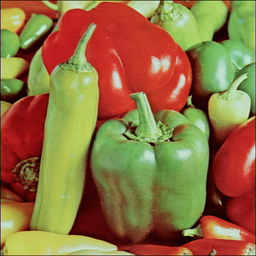
//> input picture code/methodes_classiques/images/peppers.png, 256 x 256 px
$ ./main images/peppers.png   (built with g++ and OpenCV 4)
//> lines starting //> are read from the running program, lines starting //| are printed output that depends on the picture; after the words box and inside, x2 and y2 are one past the last pixel; in counts of white or black regions, pixels touching at a corner belong together
### code/methodes_classiques/library/include/lib.h
#ifndef LIB_H
#define LIB_H

#include <opencv2/opencv.hpp>

void bilateral(const cv::Mat & image, cv::Mat & out, int d, double color, double space);
float gaussian(float x, float sigma);
void ajouterBruitSelEtPoivre(cv::Mat& imageRef, cv::Mat& image, double pourcentageBruit);
void ajouterBruitGaussian(cv::Mat& imageRef, cv::Mat& image, double valeurMoyenne);
void ajouterBruitPoisson(cv::Mat& imageRef, cv::Mat& image, double valeurMoyenne);
#endif // LIB_H

### code/methodes_classiques/library/lib.cpp
#include <lib.h>
#include <random>

void bilateral(const cv::Mat & image, cv::Mat & out, int d, double color, double space)
{
	int w = image.cols;
	int h = image.rows;

	for (int row=0; row<h; ++row)
	{
		for (int col=0; col<w; ++col)
		{
			float norm = 0.0f;
			cv::Vec3i filtered;

			for (int dy=-d/2; dy<d/2; ++dy)
			{
				for (int dx=-d/2; dx<d/2; ++dx)
				{
					int x = col + dx;
					int y = row + dy;
					if (x < 0 || x >= w || y < 0 || y >= h)
						continue;

					const auto & px1 = image.at<cv::Vec3b>(row, col);
					const auto & px2 = image.at<cv::Vec3b>(y, x);
					int intensityDistance = std::abs(static_cast<int>(px1[0]+px1[1]+px1[2]) - static_cast<int>(px2[0]+px2[1]+px2[2]));

					float intensityWeight = gaussian(intensityDistance, color);
					float spatialWeight = gaussian(sqrt(dy*dy+dx*dx), space);

					float weight = spatialWeight * intensityWeight;
					norm += weight;
					filtered += weight * image.at<cv::Vec3b>(y, x);
				}
			}

			out.at<cv::Vec3b>(row, col) = filtered/norm;
		}
	}
}

float gaussian(float x, float sigma)
{
	return exp(-(x * x) / (2.0f * sigma * sigma));
}

void ajouterBruitPoisson(cv::Mat& imageRef, cv::Mat& image, double intensiteMoyenne)
{
	image = imageRef.clone();
    std::default_random_engine generateur;
    std::poisson_distribution<int> distributionPoisson(intensiteMoyenne);

    for (int y = 0; y < image.rows; ++y) {
        for (int x = 0; x < image.cols; ++x) {

            int echantillon = distributionPoisson(generateur);

            if (image.channels() == 1) {

                image.at<uchar>(y, x) = cv::saturate_cast<uchar>(image.at<uchar>(y, x) + echantillon);
            } else if (image.channels() == 3) {

                for (int c = 0; c < image.channels(); ++c) {
                    image.at<cv::Vec3b>(y, x)[c] = cv::saturate_cast<uchar>(image.at<cv::Vec3b>(y, x)[c] + echantillon);
                }
            }
        }
    }
}

void ajouterBruitGaussian(cv::Mat& imageRef, cv::Mat& image, double intensiteBruit)
{
	image = imageRef.clone();
    std::default_random_engine generateur;
    std::normal_distribution<double> distributionGaussienne(0.0, intensiteBruit);

    for (int y = 0; y < image.rows; ++y) {
        for (int x = 0; x < image.cols; ++x) {

            double echantillon = distributionGaussienne(generateur);

            if (image.channels() == 1) {

                image.at<uchar>(y, x) = cv::saturate_cast<uchar>(image.at<uchar>(y, x) + echantillon);
            } else if (image.channels() == 3) {

                for (int c = 0; c < image.channels(); ++c) {
                    image.at<cv::Vec3b>(y, x)[c] = cv::saturate_cast<uchar>(image.at<cv::Vec3b>(y, x)[c] + echantillon);
                }
            }
        }
    }
}


void ajouterBruitSelEtPoivre(cv::Mat& imageRef, cv::Mat& image, double pourcentageBruit)
{
	    image = imageRef.clone();
    for (int y = 0; y < image.rows; ++y) {
        for (int x = 0; x < image.cols; ++x) {
            int r = std::rand() % 100;
            if (r < pourcentageBruit / 2) {

                if (image.channels() == 1) {
                    image.at<uchar>(y, x) = 0;
                } else if (image.channels() == 3) {
                    for (int c = 0; c < image.channels(); ++c) {
                        image.at<cv::Vec3b>(y, x)[c] = 0;
                    }
                }
            } else if (r < pourcentageBruit) {

                if (image.channels() == 1) {
                    image.at<uchar>(y, x) = 255;
                } else if (image.channels() == 3) {
                    for (int c = 0; c < image.channels(); ++c) {
                        image.at<cv::Vec3b>(y, x)[c] = 255;
                    }
                }
            }
        }
    }
}

// Partie PSNR

// [81 lines left out: functions calculatePSNR, calculateMean, calculateVariance, calculateCovariance, calculateSSIM, not called in this run]

### code/methodes_classiques/main.cpp
#include <iostream>
#include <opencv2/opencv.hpp>
#include "lib.h"

int main(int argc, char** argv) {
    if (argc != 2)
        return -1;

    std::string image_path{argv[1]};
    cv::Mat img = cv::imread(image_path, cv::IMREAD_COLOR);
//> img is the input picture: 256 rows x 256 cols, CV_8UC3; mean B, G, R 65.2, 113.2, 144.4

    if (img.empty()) {
        std::cout << "Could not read the image: " << image_path << std::endl;
        return 1;
    }

    cv::Mat NoiseSaltPepper(cv::Size(img.rows, img.cols), img.type());
    cv::Mat NoiseGaussian(cv::Size(img.rows, img.cols), img.type());
    cv::Mat NoisePoisson(cv::Size(img.rows, img.cols), img.type());

    cv::Mat filtered(cv::Size(img.rows, img.cols), img.type());
    cv::Mat filteredSaltPepper(cv::Size(img.rows, img.cols), img.type());
    cv::Mat filteredGaussian(cv::Size(img.rows, img.cols), img.type());
    cv::Mat filteredPoisson(cv::Size(img.rows, img.cols), img.type());

    ajouterBruitSelEtPoivre(img, NoiseSaltPepper, 3);
//> after the loop in ajouterBruitSelEtPoivre, `for (int y = 0; y < image.rows; ++y)`:
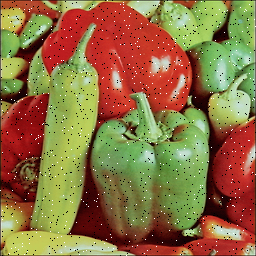
//> image: 256 rows x 256 cols, CV_8UC3; 2.94% of pixels changed, all inside (x1, y1, x2, y2) = (0, 0, 256, 256)
    ajouterBruitGaussian(img, NoiseGaussian, 20);
//> after the loop in ajouterBruitGaussian, `for (int y = 0; y < image.rows; ++y)`:
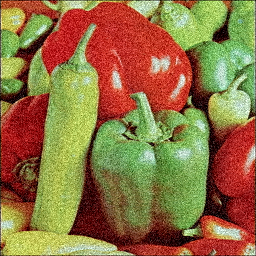
//> image: 256 rows x 256 cols, CV_8UC3; mean B, G, R 66, 113.8, 144.4
    ajouterBruitPoisson(img, NoisePoisson, 20);
//> after the loop in ajouterBruitPoisson, `for (int y = 0; y < image.rows; ++y)`:
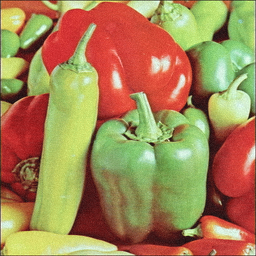
//> image: 256 rows x 256 cols, CV_8UC3; mean B, G, R 85.2, 133.2, 164.4

    bilateral(img, filtered, 5, 150, 150);
    bilateral(NoiseSaltPepper, filteredSaltPepper, 5, 150, 150);
    bilateral(NoiseGaussian, filteredGaussian, 5, 150, 150);
    bilateral(NoisePoisson, filteredPoisson, 5, 150, 150);
//> call 4 of bilateral, with d = 5, color = 150, space = 150
//> after the loop in bilateral (call 4), `for (int row=0; row<h; ++row)`:
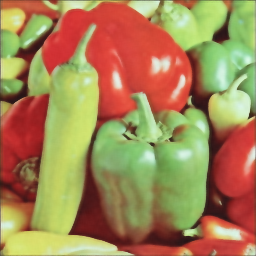
//> out: 256 rows x 256 cols, CV_8UC3; mean B, G, R 85.2, 133.2, 164.5

    cv::Mat result;
    cv::Mat vertical_base;
    cv::Mat vertical_SaltPepper;
    cv::Mat vertical_Gaussian;
    cv::Mat vertical_Poisson;

    cv::vconcat(img, filtered, vertical_base);
    cv::vconcat(NoiseSaltPepper, filteredSaltPepper, vertical_SaltPepper);
    cv::vconcat(NoiseGaussian, filteredGaussian, vertical_Gaussian);
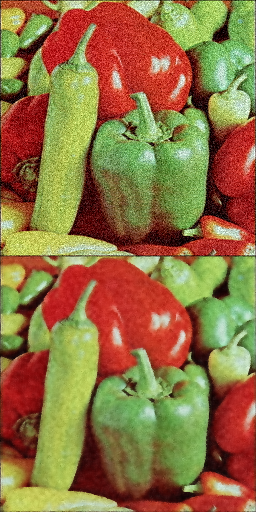
//> vertical_Gaussian: 512 rows x 256 cols, CV_8UC3; mean B, G, R 65.9, 113.8, 144.4
    cv::vconcat(NoisePoisson, filteredPoisson, vertical_Poisson);
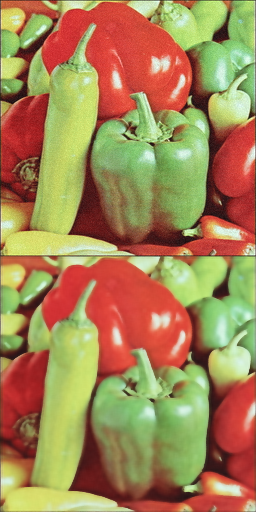
//> vertical_Poisson: 512 rows x 256 cols, CV_8UC3; mean B, G, R 85.2, 133.2, 164.5

    cv::hconcat(vertical_base, vertical_SaltPepper, result);
    cv::hconcat(result, vertical_Gaussian, result);
//> result: 512 rows x 768 cols, CV_8UC3
    cv::hconcat(result, vertical_Poisson, result);
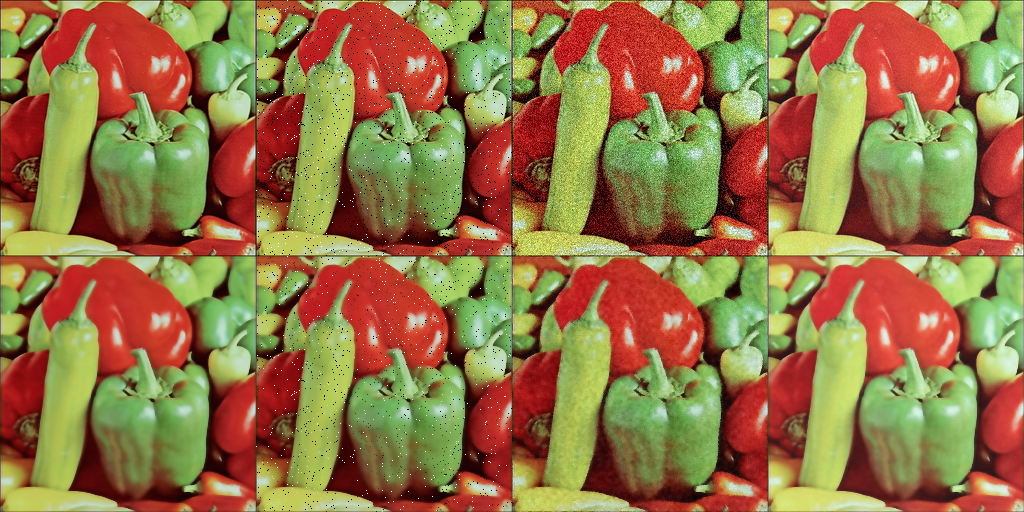
//> result: 512 rows x 1024 cols, CV_8UC3; mean B, G, R 70.5, 118.2, 149.1

    // Paramètres pour le calcul SSIM
    int windowSize = 8; // Taille de la fenêtre locale
    double C1 = 6.5025, C2 = 58.5225; // Constantes pour stabiliser la division

    // Calculer et afficher les PSNR et SSIM
//> (the run ends here: the program needs code that is not available in this run, at `double psnrBase = calculatePSNR(img, filtered);`)
